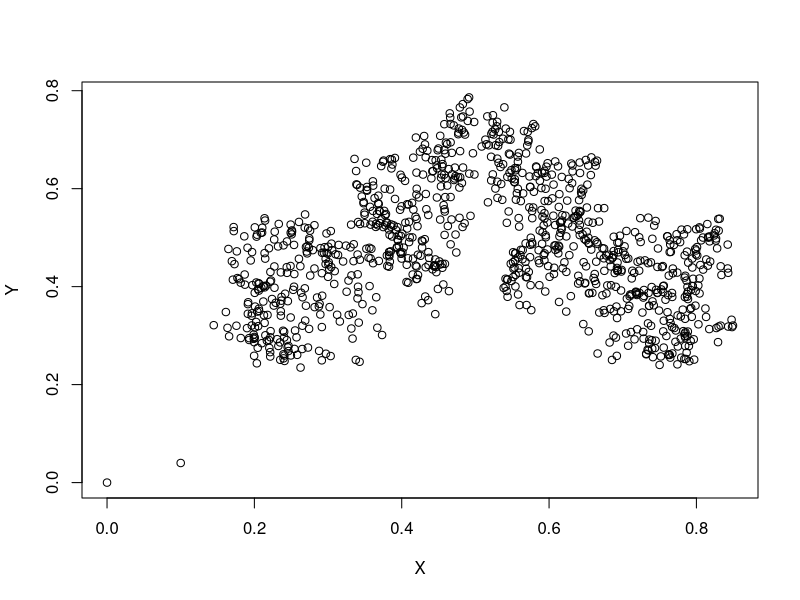

Recreate this plot in R.
outcomes=sample(c(1,2,3,4),1000,rep=T)
X=array(NA,10000)
Y=array(NA,10000)
X[1]=0; Y[1]=0
for(i in 2:1000){
if(outcomes[i] == 1){
X[i]=(0.8*X[i-1])+0.1 
Y[i]=(0.8*Y[i-1])+0.04
}else if(outcomes[i] == 2){
X[i]=(0.5*X[i-1])+0.25 
Y[i]=(0.5*Y[i-1])+0.4
}else if(outcomes[i] == 3){
X[i]=(0.355*X[i-1])-(0.355*Y[i-1])+0.266 
Y[i]=(0.355*X[i-1])+(0.355*Y[i-1])+0.078
}else{
X[i]=(0.355*X[i-1])+(0.355*Y[i-1])+0.378 
Y[i]=(-0.355*X[i-1])+(0.355*Y[i-1])+0.434
}
}
plot(X,Y)